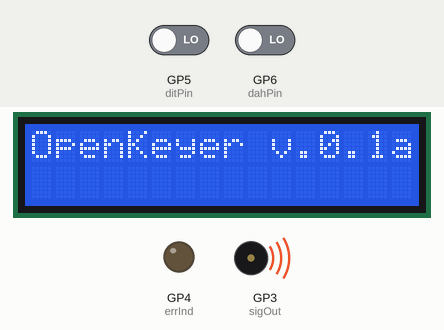
A program run on a simulated Raspberry Pi Pico. Parts: 16×2 character LCD, output pins drawn as LEDs (lit = HIGH), buzzer (waves = sounding). Inputs (shaded band) come from the test bench; at power-on: GP6 (dahPin) LOW, GP5 (ditPin) LOW. What the program prints to the serial monitor is not drawn.

Above: at 0.9 s.
At 2.8 s:
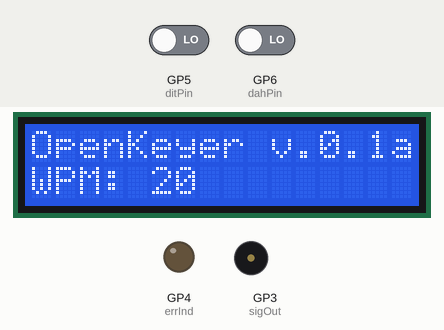
2.9 s: GP6 (dahPin) driven HIGH
At 2.99 s:
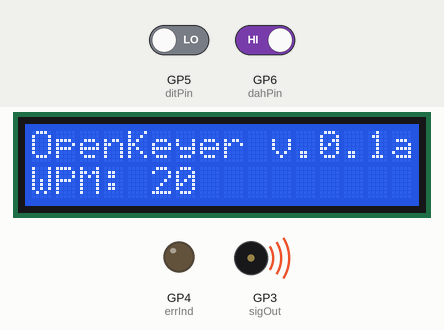
Timing chart, 0 to 5.9 s (numbered marks = the images above; inputs shaded):
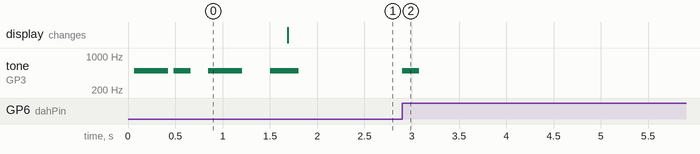

The program:

main.cpp
```cpp
#include <Arduino.h>


/*****
 * DEFINES
 *****/

/* The following defines indicate whether or not we are using any of the various modules.
 * 1 = Module present
 * 0 = Module not present
 */
#define DISPLAY 1        // Any of the display modules, this MUST be 1 if using a display
#define DISPLAYTYPE  1   // 1 = 16x2 LCD Display (Serial)
                         // 2 = 20x4 LCD Display (Serial)
                         // 3 = 0.96" OLED (I2C)
                         // 4 = 16x2 LCD Display (I2C)
                         // 5 = 20x4 LCD Display (I2C)

/**
 * The following defines determine the timing of the generated sounds.
 *
 * The DIT or dot, the short sound of Morse code, is one unit of time long.
 * The space between each sound in a Morse Code character, is also the same
 * as a dit.
 *
 * The DAH or dash, the long sound, is 3 units long or three times as long as
 * a dit.
 *
 * The space between chracters is the length of a DAH, three times as long as
 * the spacing within each character.
 *
 * The space between words is 7 units long, more than twice the space between
 * letters.
 *
 * The word PARIS is used to determine words per minute, or sending speed. If
 * PARIS is sent 5 times in 1 minute, then the words per minute is 5 (5wpm).
 */
#define WPM 20          // Code speed in words per minute
#define DIT 1200/WPM    // Length of a "dit", in milliseconds
#define DAH DIT*3       // Length of a "dah", 3 times the length of a dit
#define INTRACHAR DIT   // Space between elements in a character
#define INTERSPACE DAH  // Space between characters in a word
#define WORDSPACE DIT*7 // Spacing between words
#define PARIS DIT*43    // Used to determine WPM (Words per Minute)
#define PITCH 500       // Tone pitch (frequency), in Herz, to use for the generated tone


/*
 * The following allows us to use the serial monitor for debugging, when necessary,
 * without affecting the system performance when not debugging.
 */
#define DEBUG 1
#if DEBUG == 1
    #define debug(x) Serial.print(x)
    #define debugln(x) Serial.println(x)
#endif


/*****
 * CONDITIONAL INCLUDES
 *****/
#if DISPLAY
    #if DISPLAYTYPE == 1
        #include <LiquidCrystal.h>
    #endif
#endif


/*****
 * CONSTANTS
 *****/
const String OKVER = "0.1a";    // The OpenKeyer version
const byte ditPin = 5;          // The pin that the ring of the phono plug is connected to
const byte dahPin = 6;          // The pin that the tip of the phono plug is connected to
const byte sigOut = 3;          // Signal output, to oscillator and/or visual indicator
const byte errInd = 4;          // The pin that the error indicator LED is connected to

#if DISPLAY
    #if DISPLAYTYPE == 1
        // The pins that the LCD Display is connected to
        /*
        *    LCD PIN <--> ARDUINO PIN
        *        VSS <--> GND
        *        VCC <--> 5V
        *         V0 <--> 10k Pot <--> 3
        *         RS <--> 13
        *         RW <--> GND
        *         EN <--> 12
        *         D4 <--> 11
        *         D5 <--> 10
        *         D6 <--> 9
        *         D7 <--> 8
        *          A <--> 10K Pot <--> 5V
        *          K <--> GND
        */
        const byte rs = 13, en = 12, d4 = 11, d5 = 10, d6 = 9, d7 = 8;
    #endif
#endif


/*****
 * CLASS INSTANCES
 *****/
#if DISPLAY
    #if DISPLAYTYPE == 1
        LiquidCrystal lcd(rs, en, d4, d5, d6, d7);
    #endif
#endif


/*****
 * VARIABLES
 *****/


/*****
 * FUNCTIONS
 *****/

/**
 * @brief Blinks an LED that indicates an error has occurred
 *
 * TODO: Figure out how to make this non-blocking
 */
void errorIndicator(String message) {
    if(DEBUG) {
        /* If we are in debug mode, print the error message */
        debugln(message);
    } else {
        /* If we aren't in debug mode, initialize the serial monitor
         * and print the message.
         */
        Serial.begin(115200);
        Serial.println(message);
    }

    /* Continually blink the LED indicating an error */
    while(true) {
        digitalWrite(errInd, HIGH);
        delay(500);
        digitalWrite(errInd, LOW);
        delay(500);
    }
}


/**
 * @brief Sends a 'dit' character element
 *
 */
void dit() {
    // For debugging purposes
    debugln("dit");

    // Generate a tone for the dit
    tone(sigOut, PITCH, DIT);

    // We include a wait the length of one dit so that if
    // the user keeps the paddle contacts closed, like for
    // a series of dits, the appropriate spacing is included
    delay(DIT);
}


/**
 * @brief Sends a 'dah' character element
 *
 */
void dah() {
    // For debugging purposes
    debugln("dah");

    // Generate a tone for the dah
    tone(sigOut, PITCH, DAH);

    // SEE COMMENT IN dit()
    delay(DIT);
}


/**
 * @brief Space between characters
 *
 */
void interspace() {
    delay(INTERSPACE);
}

/**
 * @brief Space between words
 *
 */
void wordspace() {
    delay(WORDSPACE);
}


/**
 * @brief Sends QRV (ready) followed by K; indicates that we are ready and it is OK to send
 *
 */
void ready() {
    dah(); dah(); dit(); dah(); // Q
    interspace();
    dit(); dah(); dit();        // R
    interspace();
    dit(); dit(); dit(); dah(); // V
    wordspace();
    dah(); dit(); dah();        // K

    #if DISPLAY
        #if DISPLAYTYPE == 1
            lcd.setCursor(0, 1);
            lcd.print("WPM: " + (String)WPM);
        #endif
    #endif
}


/**
 * @brief Code to be run once, at startup
 *
 */
void setup() {
    // If we have debugging turned on, initalize the Serial Monitor
    #if DEBUG
        Serial.begin(115200);
        debug("WPM: "); debugln(WPM);
        debug("DIT: "); debugln(DIT);
        debug("DAH: "); debugln(DAH);
        debug("INTRACHAR: "); debugln(INTRACHAR);
        debug("WORDSPACE: "); debugln(WORDSPACE);
        debug("PARIS: "); debugln(PARIS);
        debug("PITCH: "); debugln(PITCH);
    #endif

    debugln("Setting up error indicator LED...");
    pinMode(errInd, OUTPUT);

    /* Setup the interupts for the paddle/key input
     * We don't want to, and shouldn't, wait for the loop to come back
     * around, so we need to deal with input from the paddles/key as
     * soon as it happens.
     */
    debugln("Setting up interupts for the paddles/key...");
    pinMode(ditPin, INPUT);
    attachInterrupt(digitalPinToInterrupt(ditPin), dit, CHANGE);

    pinMode(dahPin, INPUT);
    attachInterrupt(digitalPinToInterrupt(dahPin), dah, CHANGE);

    debugln("Setting the pin to output the dits and dahs...");
    pinMode(sigOut, OUTPUT);

    /* Setup the display, if we are using one */
    #if DISPLAY
        #if DISPLAYTYPE == 1
            debugln("Setting up the LCD display...");
            lcd.begin(16, 2);
            lcd.setCursor(0, 0);
            lcd.print("OpenKeyer v." + OKVER);
        #endif
    #endif

    ready();  // We're ready to go
}


/**
 * @brief Code to be run repeatedly, main loop
 *
 */
void loop() {

}
```

Measured:
- after the input at 2.9 s, tone on GP3 (sigOut): silent → 500 Hz at once, → silent 0.18 s later
- by itself, tone on GP3 (sigOut): plays 500 Hz for 0.36 s, 500 Hz for 0.18 s, 500 Hz for 0.36 s, 500 Hz for 0.30 s
